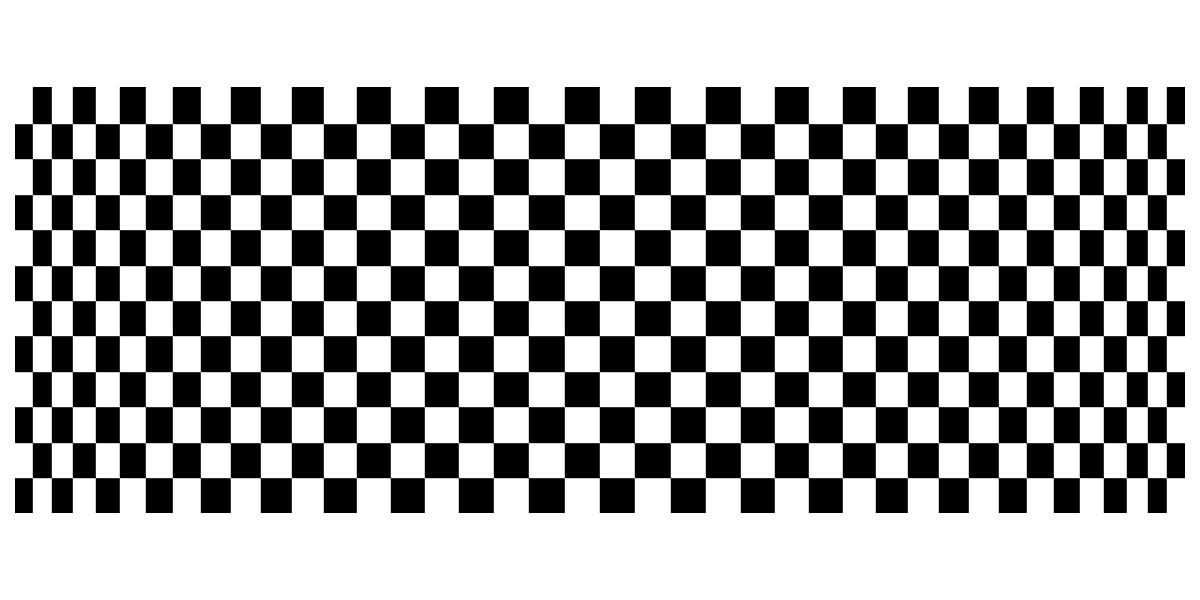

Source code (Python):
import matplotlib.pyplot as plt
import numpy as np

# Parameters
rows = 12
cols = 40
width = 1
height = 1

# Distortion function for x-scaling
def distortion(col, total_cols):
    # Normalized col index from 0 to 1
    t = col / total_cols
    # Scale gets tighter towards the center
    if t < 0.5:
        return 1 - 2 * (0.5 - t)**2
    else:
        return 1 - 2 * (t - 0.5)**2

# Create the figure and axis
fig, ax = plt.subplots(figsize=(12, 6))
ax.set_aspect('equal')
ax.axis('off')

# Draw squares with distortion
for row in range(rows):
    for col in range(cols):
        scale = distortion(col, cols - 1)
        x = sum(distortion(c, cols - 1) * width for c in range(col))
        y = row * height
        color = 'black' if (row + col) % 2 == 0 else 'white'
        rect = plt.Rectangle((x, y), width * scale, height, color=color)
        ax.add_patch(rect)

# Adjust the axis limits
ax.set_xlim(0, sum(distortion(c, cols - 1) * width for c in range(cols)))
ax.set_ylim(0, rows * height)

plt.tight_layout()
plt.show()
